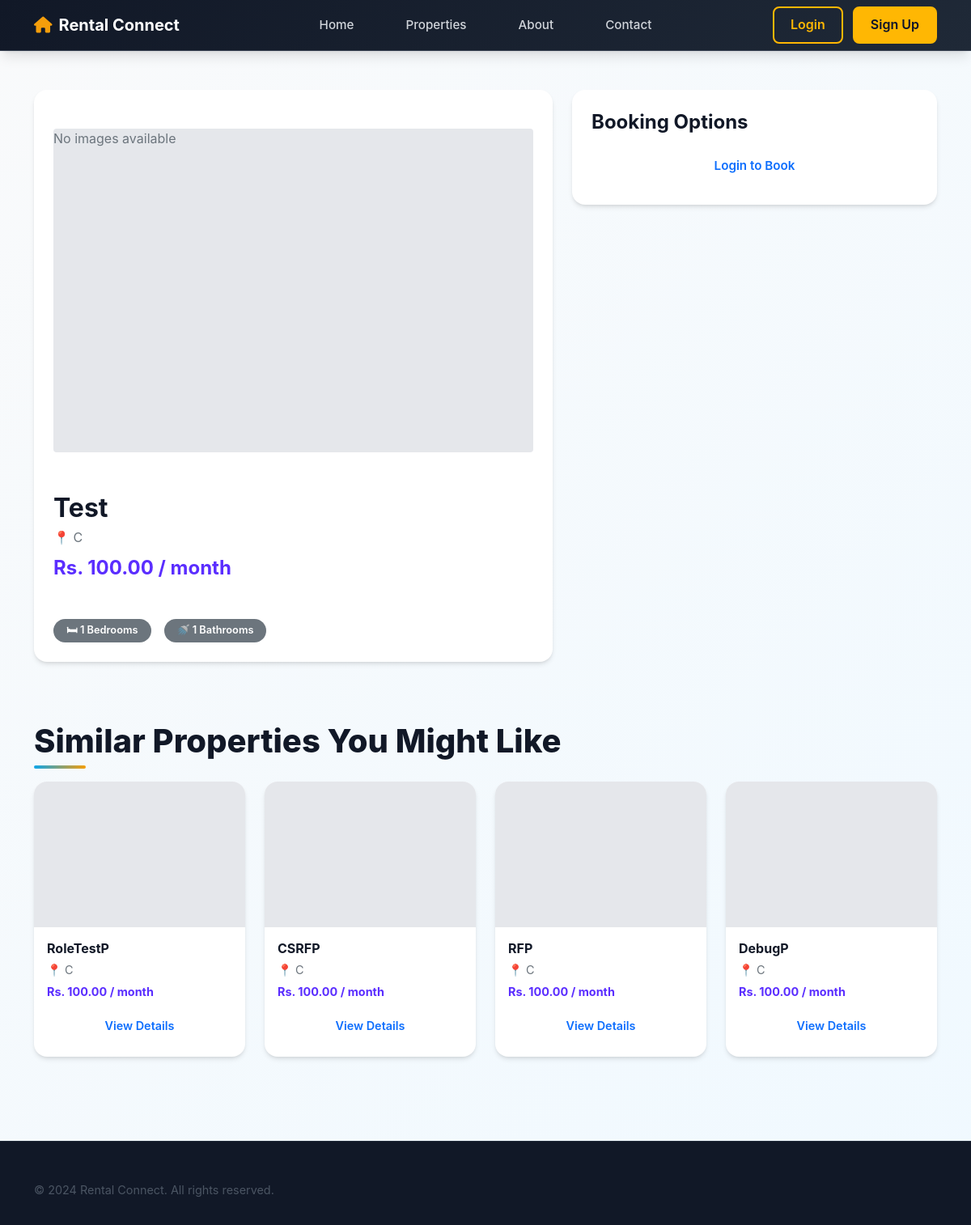
Screenshot of /property/13/ with the database file from the repository.
### listings/models.py (models this page shows, shortened)
class Property(models.Model):
    landlord = models.ForeignKey(
        CustomUser,
        on_delete=models.CASCADE,
        related_name='properties'
    )
    title = models.CharField(max_length=100)
    description = models.TextField()
    city = models.CharField(max_length=50, db_index=True)  # Added index
    rent = models.DecimalField(max_digits=10, decimal_places=2, db_index=True)  # Added index
    bedrooms = models.PositiveIntegerField()
    bathrooms = models.PositiveIntegerField()
    address = models.TextField()
    latitude = models.FloatField(null=True, blank=True, help_text="Decimal degrees")
    longitude = models.FloatField(null=True, blank=True, help_text="Decimal degrees")
    image = models.ImageField(
        upload_to='property_images/',
        blank=True,
        null=True,
        help_text="Primary property image (upload at least one image)"
    )
    is_verified = models.BooleanField(default=False, db_index=True)  # Added index
    created_at = models.DateTimeField(auto_now_add=True)
    class Meta:
        ordering = ['-created_at']

### listings/views.py (the view, shortened to what this page needs)
# urls.py: path('property/<int:property_id>/', views.property_detail, name='property_detail'),
def property_detail(request, property_id):
    prop = get_object_or_404(
        Property,
        id=property_id,
        is_verified=True
    )
    recommendations = get_property_recommendations(prop, limit=4)
    active_booking = None
    messages = []
    can_cancel_active_booking = False
    can_finalize_active_booking = False
    return render(request, 'listings/property_detail.html', {
        'property': prop,
        'recommendations': recommendations,
        'active_booking': active_booking,
        'messages': messages,
        'today': timezone.now().date(),
        'can_cancel_active_booking': can_cancel_active_booking,
        'can_finalize_active_booking': can_finalize_active_booking,
    })

### users/context_processors.py (called while the page is built, shortened)
def notifications(request):
    user = getattr(request, "user", None)
    if not user or not user.is_authenticated:
        return {
            "notifications_unread_count": 0,
            "notifications_latest": [],
        }

### templates/listings/property_detail.html (shortened to what this page needs)
{% extends "base.html" %}
{% block content %}
<div class="container mt-5">
    <div class="row">
        <div class="col-md-7 mb-4">
            <div class="card p-4">
                <div id="propertyCarousel" class="carousel slide mb-4" data-bs-ride="carousel">
                    <div class="carousel-inner">
                        {% if property.images.all %}
                            {% for prop_image in property.images.all %}
                                <div class="carousel-item {% if forloop.first %}active{% endif %}">
                                    <img src="{{ prop_image.image.url }}"
                                         class="d-block w-100 rounded"
                                         style="height:400px; object-fit:cover;"
                                         alt="Property image">
                                </div>
                            {% endfor %}
                        {% else %}
                            <div class="carousel-item active">
                                <div class="d-block w-100 rounded" style="height:400px; background:#e5e7eb; display:flex; align-items:center; justify-content:center;">
                                    <span class="text-muted">No images available</span>
                                </div>
                            </div>
                        {% endif %}
                    </div>
                </div>
                <h2 class="mb-1">{{ property.title }}</h2>
                <p class="text-muted mb-2">
                    📍 {{ property.city }}
                </p>
                <h4 class="mb-3" style="color:#5B2EFF;">
                    Rs. {{ property.rent }} / month
                </h4>
                <div class="d-flex gap-3 mt-3">
                    <span class="badge bg-secondary">
                        🛏 {{ property.bedrooms }} Bedrooms
                    </span>
                    <span class="badge bg-secondary">
                        🚿 {{ property.bathrooms }} Bathrooms
                    </span>
                </div>
            </div>
        </div>
        <div class="col-md-5">
            <div class="card p-4 sticky-top" style="top:100px;">
                <h4 class="mb-3">Booking Options</h4>
                {% if user.is_authenticated %}
                    {% if user.is_tenant %}
                        <a href="{% url 'request_booking' property.id %}"
                           class="btn btn-primary w-100 mb-2">
                            <i class="fas fa-calendar"></i> Request Booking
                        </a>
                        <a href="#"
                           class="btn btn-outline-secondary w-100 mb-2"
                           data-bs-toggle="modal"
                           data-bs-target="#contactOwnerModal">
                            <i class="fas fa-comments"></i> Contact Owner
                        </a>
                        <p class="text-muted small text-center">
                            Questions? Contact the owner first!
                        </p>
                    {% elif user.is_landlord %}
                        <div class="alert alert-info text-center">
                            You are the owner of this property.
                        </div>
                    {% else %}
                        <div class="alert alert-secondary text-center">
                            Admin preview mode
                        </div>
                    {% endif %}
                {% else %}
                    <a href="{% url 'login' %}"
                       class="btn btn-outline-primary w-100">
                        Login to Book
                    </a>
                {% endif %}
            </div>
        </div>
    </div>
    {% if recommendations %}
    <div class="mt-5">
        <h3 class="section-title mb-4">Similar Properties You Might Like</h3>
        <div class="row">
            {% for rec_property in recommendations %}
            <div class="col-md-3 mb-4">
                <div class="property-card">
                    {% if rec_property.image %}
                    <img src="{{ rec_property.image.url }}" alt="{{ rec_property.title }}">
                    {% else %}
                    <div style="height:180px; background:#e5e7eb;"></div>
                    {% endif %}
                    <div class="p-3">
                        <h6 class="mb-1">{{ rec_property.title|truncatechars:30 }}</h6>
                        <p class="text-muted small mb-1">
                            📍 {{ rec_property.city }}
                        </p>
                        <p class="fw-bold mb-2" style="color:#5B2EFF; font-size:0.9rem;">
                            Rs. {{ rec_property.rent }} / month
                        </p>
                        <a href="{% url 'property_detail' rec_property.id %}"
                           class="btn btn-sm btn-outline-primary w-100">
                            View Details
                        </a>
                    </div>
                </div>
            </div>
            {% endfor %}
        </div>
    </div>
    {% endif %}
</div>
{% endblock %}

### static/css/base.css (style rules this page uses)
:root { --primary-50: #f0f9ff; --primary-100: #e0f2fe; --primary-500: #0ea5e9; --primary-600: #0284c7; --primary-700: #0369a1; --primary-900: #0c4a6e; --gray-50: #f9fafb; --gray-100: #f3f4f6; --gray-200: #e5e7eb; --gray-300: #d1d5db; --gray-400: #9ca3af; --gray-500: #6b7280; --gray-600: #4b5563; --gray-700: #374151; --gray-800: #1f2937; --gray-900: #111827; --accent-500: #f59e0b; --accent-600: #d97706; --success-500: #10b981; --error-500: #ef4444; --shadow-sm: 0 1px 2px 0 rgb(0 0 0 / 0.05); --shadow-md: 0 4px 6px -1px rgb(0 0 0 / 0.1), 0 2px 4px -2px rgb(0 0 0 / 0.1); --shadow-lg: 0 10px 15px -3px rgb(0 0 0 / 0.1), 0 4px 6px -4px rgb(0 0 0 / 0.1); --shadow-xl: 0 20px 25px -5px rgb(0 0 0 / 0.1), 0 8px 10px -6px rgb(0 0 0 / 0.1); --radius-sm: 0.375rem; --radius-md: 0.5rem; --radius-lg: 0.75rem; --radius-xl: 1rem; --radius-2xl: 1.5rem; --font-family: 'Inter', -apple-system, BlinkMacSystemFont, 'Segoe UI', Roboto, sans-serif; }
* { box-sizing: border-box; }
body { font-family: var(--font-family); background: linear-gradient(135deg, var(--gray-50) 0%, var(--primary-50) 100%); color: var(--gray-900); line-height: 1.6; -webkit-font-smoothing: antialiased; -moz-osx-font-smoothing: grayscale; }
.card { background: white; border-radius: var(--radius-xl); border: none; box-shadow: var(--shadow-md); transition: all 0.3s ease; overflow: hidden; }
.property-card { background: white; border-radius: var(--radius-xl); overflow: hidden; box-shadow: var(--shadow-md); transition: all 0.3s ease; height: 100%; display: flex; flex-direction: column; }
.property-card .text-muted { color: var(--gray-500); font-size: 0.9rem; margin-bottom: 0.75rem; }
.property-card .btn { margin-top: auto; width: 100%; padding: 0.75rem 1rem; border-radius: var(--radius-lg); font-weight: 600; }
.btn { border-radius: var(--radius-lg); padding: 0.75rem 1.5rem; font-weight: 600; font-size: 0.95rem; transition: all 0.2s ease; border: none; cursor: pointer; display: inline-flex; align-items: center; justify-content: center; gap: 0.5rem; text-decoration: none; }
.section-title { font-size: clamp(2rem, 4vw, 2.5rem); font-weight: 800; color: var(--gray-900); margin-bottom: 2rem; position: relative; }
.section-title::after { content: ''; position: absolute; bottom: -0.5rem; left: 0; width: 4rem; height: 4px; background: linear-gradient(90deg, var(--primary-500), var(--accent-500)); border-radius: 2px; }
h1, h2, h3, h4, h5, h6 { font-weight: 700; line-height: 1.3; color: var(--gray-900); }
p { color: var(--gray-600); line-height: 1.6; }
.badge { padding: 0.5rem 1rem; border-radius: var(--radius-xl); font-size: 0.8rem; font-weight: 600; display: inline-flex; align-items: center; gap: 0.25rem; }
.mb-1 { margin-bottom: 0.5rem; }
.mb-2 { margin-bottom: 1rem; }
.mb-3 { margin-bottom: 1.5rem; }
.mb-4 { margin-bottom: 2rem; }
.mt-3 { margin-top: 1.5rem; }
.mt-5 { margin-top: 3rem; }
.d-flex { display: flex; }
.gap-3 { gap: 1.5rem; }
.w-100 { width: 100%; }

### static/css/style.css (style rules this page uses)
.carousel { background: transparent; }
.carousel-inner { width: 100%; position: relative; }
.carousel-item { display: none; width: 100%; min-height: auto; padding: 1.5rem 0; position: relative; }
.carousel-item.active { display: block; }
.btn-sm { padding: 0.7rem 1rem; font-size: 0.9rem; margin-top: auto; width: 100%; border: none; font-weight: 600; }

### rows the page displays
Property: title "Test", city "C", rent "100.00", bedrooms "1", bathrooms "1"
Property: title "RoleTestP", city "C", rent "100.00"
Property: title "CSRFP", city "C", rent "100.00"
Property: title "RFP", city "C", rent "100.00"
Property: title "DebugP", city "C", rent "100.00"
